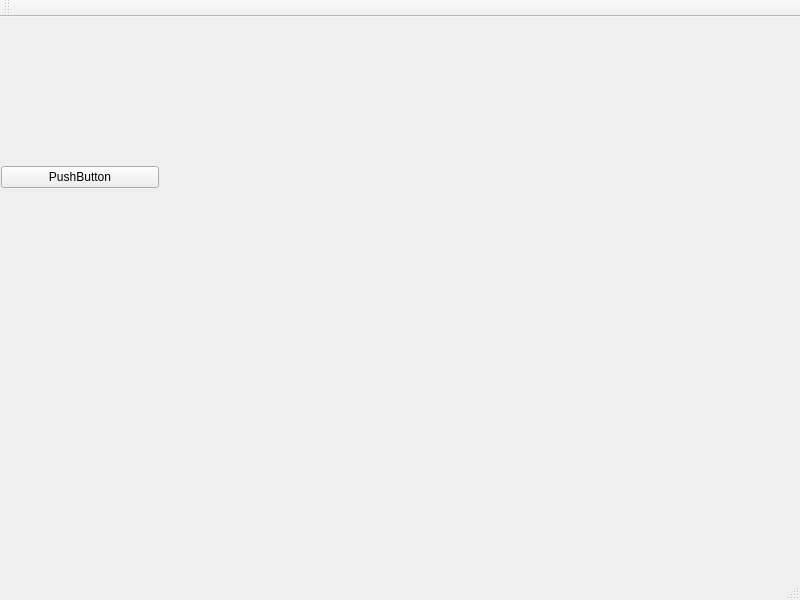
<?xml version="1.0" encoding="UTF-8"?>
<ui version="4.0">
 <class>MainWindow</class>
 <widget class="QMainWindow" name="MainWindow">
  <property name="geometry">
   <rect>
    <x>0</x>
    <y>0</y>
    <width>800</width>
    <height>600</height>
   </rect>
  </property>
  <property name="windowTitle">
   <string>MainWindow</string>
  </property>
  <property name="documentMode">
   <bool>false</bool>
  </property>
  <widget class="QWidget" name="centralwidget">
   <property name="enabled">
    <bool>true</bool>
   </property>
   <property name="font">
    <font>
     <kerning>true</kerning>
    </font>
   </property>
   <widget class="QWidget" name="verticalLayoutWidget_2">
    <property name="geometry">
     <rect>
      <x>0</x>
      <y>0</y>
      <width>160</width>
      <height>321</height>
     </rect>
    </property>
    <layout class="QVBoxLayout" name="widgets_frame" stretch="0">
     <property name="leftMargin">
      <number>1</number>
     </property>
     <property name="topMargin">
      <number>1</number>
     </property>
     <property name="rightMargin">
      <number>1</number>
     </property>
     <property name="bottomMargin">
      <number>1</number>
     </property>
     <item>
      <widget class="QPushButton" name="addWidget_button">
       <property name="text">
        <string>PushButton</string>
       </property>
      </widget>
     </item>
    </layout>
   </widget>
  </widget>
  <widget class="QMenuBar" name="menubar">
   <property name="geometry">
    <rect>
     <x>0</x>
     <y>0</y>
     <width>800</width>
     <height>22</height>
    </rect>
   </property>
  </widget>
  <widget class="QStatusBar" name="statusbar"/>
  <widget class="QToolBar" name="toolBar">
   <property name="windowTitle">
    <string>toolBar</string>
   </property>
   <attribute name="toolBarArea">
    <enum>TopToolBarArea</enum>
   </attribute>
   <attribute name="toolBarBreak">
    <bool>false</bool>
   </attribute>
  </widget>
 </widget>
 <resources/>
 <connections/>
</ui>
